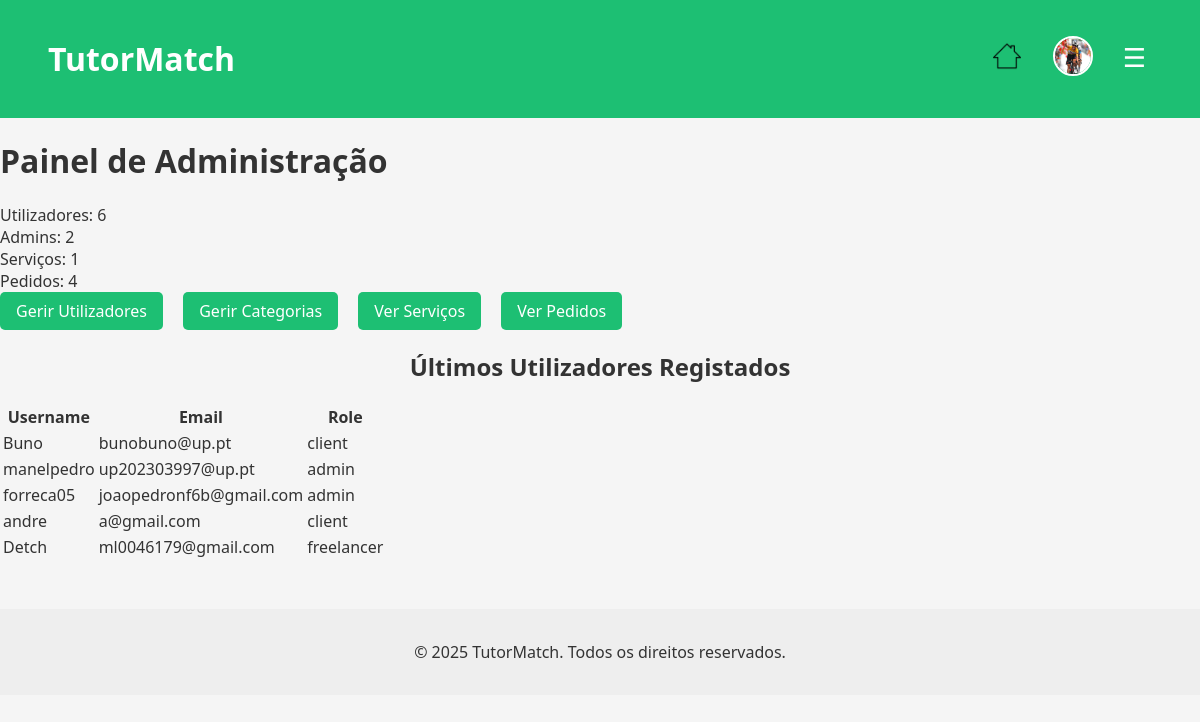
Before: /pages/admin_dashboard.php (signed in) with the older database file.
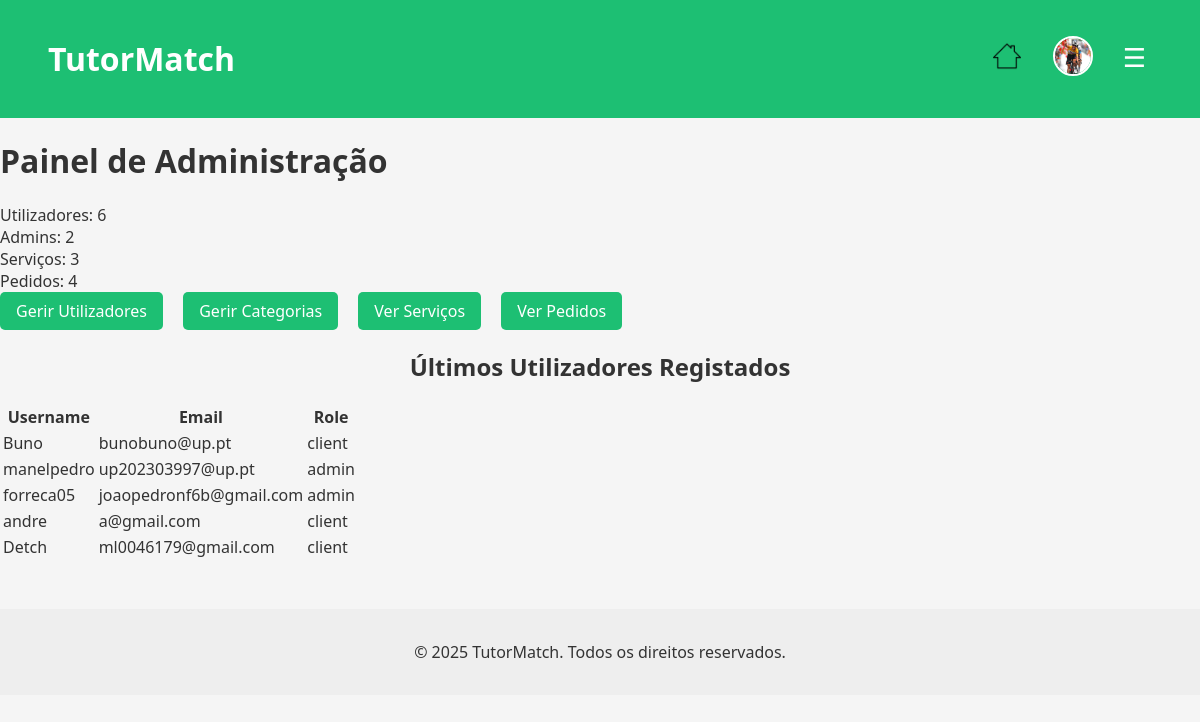
After: the same page with the newer database file.
### tables this page shows
CREATE TABLE users (
            id INTEGER PRIMARY KEY AUTOINCREMENT,
            username TEXT NOT NULL UNIQUE,
            password TEXT NOT NULL,
            email TEXT NOT NULL UNIQUE,
            role TEXT DEFAULT 'client', -- client, freelancer, admin
            name TEXT,
            profile_pic TEXT DEFAULT '../img/default.jpeg' -- Adiciona a coluna profile_pic
        );

### pages/admin_dashboard.php (the view, shortened to what this page needs)
<?php
require_once '../database/db.php';
$totalUsers = $db->query("SELECT COUNT(*) FROM users")->fetchColumn();
$totalAdmins = $db->query("SELECT COUNT(*) FROM users WHERE role = 'admin'")->fetchColumn();
$totalServices = $db->query("SELECT COUNT(*) FROM services")->fetchColumn();
$totalOrders = $db->query("SELECT COUNT(*) FROM orders")->fetchColumn();
$latestUsers = $db->query("SELECT username, email, role FROM users ORDER BY id DESC LIMIT 5")->fetchAll();
?>
<?php include_once '../includes/header.php'; ?>
<h1>Painel de Administração</h1>
<div class="dashboard-stats">
    <div class="stat">Utilizadores: <?php echo $totalUsers; ?></div>
    <div class="stat">Admins: <?php echo $totalAdmins; ?></div>
    <div class="stat">Serviços: <?php echo $totalServices; ?></div>
    <div class="stat">Pedidos: <?php echo $totalOrders; ?></div>
</div>
<div class="dashboard-actions">
    <a href="manage_users.php" class="btn">Gerir Utilizadores</a>
    <a href="manage_categories.php" class="btn">Gerir Categorias</a>
    <a href="available_services.php" class="btn">Ver Serviços</a>
    <a href="orders.php" class="btn">Ver Pedidos</a>
</div>
<h2>Últimos Utilizadores Registados</h2>
<table>
    <tr><th>Username</th><th>Email</th><th>Role</th></tr>
    <?php foreach ($latestUsers as $user): ?>
        <tr>
            <td><?php echo htmlspecialchars($user['username']); ?></td>
            <td><?php echo htmlspecialchars($user['email']); ?></td>
            <td><?php echo htmlspecialchars($user['role']); ?></td>
        </tr>
    <?php endforeach; ?>
</table>
<?php include_once '../includes/footer.php'; ?>

Changed rows visible on the page:
changed users "Detch": role "freelancer" → "client"
Other visible differences:
$totalServices: "1" → "3"
